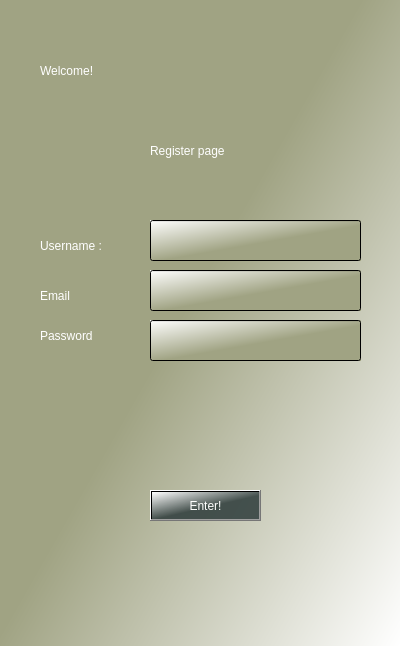
<?xml version="1.0" encoding="UTF-8"?>
<ui version="4.0">
 <class>Dialog</class>
 <widget class="QDialog" name="Dialog">
  <property name="geometry">
   <rect>
    <x>0</x>
    <y>0</y>
    <width>400</width>
    <height>646</height>
   </rect>
  </property>
  <property name="windowTitle">
   <string>Dialog</string>
  </property>
  <property name="styleSheet">
   <string notr="true">background-color: qlineargradient(spread:pad, x1:0.448864, y1:0.494, x2:1, y2:1, stop:0 rgba(160, 163, 131, 255), stop:1 rgba(255, 255, 255, 255));</string>
  </property>
  <widget class="QLabel" name="label_6">
   <property name="geometry">
    <rect>
     <x>40</x>
     <y>50</y>
     <width>161</width>
     <height>41</height>
    </rect>
   </property>
   <property name="styleSheet">
    <string notr="true">color: rgb(255, 255, 255);
font: 75 18pt &quot;MS Shell Dlg 2&quot;;
selection-color: qradialgradient(spread:pad, cx:0.5, cy:0.5, radius:0.5, fx:0.5, fy:0.5, stop:0 rgba(255, 235, 235, 206), stop:0.35 rgba(255, 188, 188, 80), stop:0.4 rgba(255, 162, 162, 80), stop:0.425 rgba(255, 132, 132, 156), stop:0.44 rgba(252, 128, 128, 80), stop:1 rgba(255, 255, 255, 0));
background-color: qlineargradient(spread:pad, x1:1, y1:1, x2:1, y2:1, stop:0 rgba(104, 86, 77, 0), stop:0.994318 rgba(255, 255, 255, 255));</string>
   </property>
   <property name="text">
    <string>Welcome!</string>
   </property>
  </widget>
  <widget class="QLabel" name="label_7">
   <property name="geometry">
    <rect>
     <x>150</x>
     <y>130</y>
     <width>101</width>
     <height>41</height>
    </rect>
   </property>
   <property name="styleSheet">
    <string notr="true">color: rgb(255, 255, 255);
font: 75 8pt &quot;MS Shell Dlg 2&quot;;
font: 12pt &quot;MS Shell Dlg 2&quot;;
selection-color: qradialgradient(spread:pad, cx:0.5, cy:0.5, radius:0.5, fx:0.5, fy:0.5, stop:0 rgba(255, 235, 235, 206), stop:0.35 rgba(255, 188, 188, 80), stop:0.4 rgba(255, 162, 162, 80), stop:0.425 rgba(255, 132, 132, 156), stop:0.44 rgba(252, 128, 128, 80), stop:1 rgba(255, 255, 255, 0));
background-color: qlineargradient(spread:pad, x1:1, y1:1, x2:1, y2:1, stop:0 rgba(104, 86, 77, 0), stop:0.994318 rgba(255, 255, 255, 255));</string>
   </property>
   <property name="text">
    <string>Register page</string>
   </property>
  </widget>
  <widget class="QLineEdit" name="email_text">
   <property name="geometry">
    <rect>
     <x>150</x>
     <y>270</y>
     <width>211</width>
     <height>41</height>
    </rect>
   </property>
   <property name="styleSheet">
    <string notr="true">background-color: qlineargradient(spread:pad, x1:0.517, y1:0.567864, x2:0, y2:0, stop:0 rgba(160, 163, 131, 255), stop:1 rgba(255, 255, 255, 255));</string>
   </property>
  </widget>
  <widget class="QLabel" name="label_8">
   <property name="geometry">
    <rect>
     <x>40</x>
     <y>230</y>
     <width>151</width>
     <height>31</height>
    </rect>
   </property>
   <property name="styleSheet">
    <string notr="true">color: rgb(255, 255, 255);
font: 12pt &quot;MS Shell Dlg 2&quot;;
selection-color: qradialgradient(spread:pad, cx:0.5, cy:0.5, radius:0.5, fx:0.5, fy:0.5, stop:0 rgba(255, 235, 235, 206), stop:0.35 rgba(255, 188, 188, 80), stop:0.4 rgba(255, 162, 162, 80), stop:0.425 rgba(255, 132, 132, 156), stop:0.44 rgba(252, 128, 128, 80), stop:1 rgba(255, 255, 255, 0));
background-color: qlineargradient(spread:pad, x1:1, y1:1, x2:1, y2:1, stop:0 rgba(104, 86, 77, 0), stop:0.994318 rgba(255, 255, 255, 255));</string>
   </property>
   <property name="text">
    <string>Username :</string>
   </property>
  </widget>
  <widget class="QLabel" name="label_9">
   <property name="geometry">
    <rect>
     <x>40</x>
     <y>280</y>
     <width>151</width>
     <height>31</height>
    </rect>
   </property>
   <property name="styleSheet">
    <string notr="true">color: rgb(255, 255, 255);
font: 12pt &quot;MS Shell Dlg 2&quot;;
selection-color: qradialgradient(spread:pad, cx:0.5, cy:0.5, radius:0.5, fx:0.5, fy:0.5, stop:0 rgba(255, 235, 235, 206), stop:0.35 rgba(255, 188, 188, 80), stop:0.4 rgba(255, 162, 162, 80), stop:0.425 rgba(255, 132, 132, 156), stop:0.44 rgba(252, 128, 128, 80), stop:1 rgba(255, 255, 255, 0));
background-color: qlineargradient(spread:pad, x1:1, y1:1, x2:1, y2:1, stop:0 rgba(104, 86, 77, 0), stop:0.994318 rgba(255, 255, 255, 255));</string>
   </property>
   <property name="text">
    <string>Email</string>
   </property>
  </widget>
  <widget class="QLineEdit" name="username_text">
   <property name="geometry">
    <rect>
     <x>150</x>
     <y>220</y>
     <width>211</width>
     <height>41</height>
    </rect>
   </property>
   <property name="styleSheet">
    <string notr="true">background-color: qlineargradient(spread:pad, x1:0.517, y1:0.567864, x2:0, y2:0, stop:0 rgba(160, 163, 131, 255), stop:1 rgba(255, 255, 255, 255));</string>
   </property>
  </widget>
  <widget class="QLineEdit" name="password_text">
   <property name="geometry">
    <rect>
     <x>150</x>
     <y>320</y>
     <width>211</width>
     <height>41</height>
    </rect>
   </property>
   <property name="styleSheet">
    <string notr="true">background-color: qlineargradient(spread:pad, x1:0.517, y1:0.567864, x2:0, y2:0, stop:0 rgba(160, 163, 131, 255), stop:1 rgba(255, 255, 255, 255));</string>
   </property>
  </widget>
  <widget class="QLabel" name="label_10">
   <property name="geometry">
    <rect>
     <x>40</x>
     <y>320</y>
     <width>151</width>
     <height>31</height>
    </rect>
   </property>
   <property name="styleSheet">
    <string notr="true">color: rgb(255, 255, 255);
font: 12pt &quot;MS Shell Dlg 2&quot;;
selection-color: qradialgradient(spread:pad, cx:0.5, cy:0.5, radius:0.5, fx:0.5, fy:0.5, stop:0 rgba(255, 235, 235, 206), stop:0.35 rgba(255, 188, 188, 80), stop:0.4 rgba(255, 162, 162, 80), stop:0.425 rgba(255, 132, 132, 156), stop:0.44 rgba(252, 128, 128, 80), stop:1 rgba(255, 255, 255, 0));
background-color: qlineargradient(spread:pad, x1:1, y1:1, x2:1, y2:1, stop:0 rgba(104, 86, 77, 0), stop:0.994318 rgba(255, 255, 255, 255));</string>
   </property>
   <property name="text">
    <string>Password</string>
   </property>
  </widget>
  <widget class="QPushButton" name="register_button">
   <property name="geometry">
    <rect>
     <x>150</x>
     <y>490</y>
     <width>111</width>
     <height>31</height>
    </rect>
   </property>
   <property name="styleSheet">
    <string notr="true">background-color: qlineargradient(spread:pad, x1:0.517, y1:0.567864, x2:0, y2:0, stop:0 rgba(43, 57, 57, 215), stop:1 rgba(255, 255, 255, 255));
color: rgb(255, 255, 255);
font: 75 12pt &quot;MS Shell Dlg 2&quot;;
color: rgb(255, 255, 255);</string>
   </property>
   <property name="text">
    <string>Enter!</string>
   </property>
  </widget>
  <widget class="QLabel" name="alert_lable">
   <property name="geometry">
    <rect>
     <x>30</x>
     <y>430</y>
     <width>351</width>
     <height>31</height>
    </rect>
   </property>
   <property name="styleSheet">
    <string notr="true">color: rgb(255, 255, 255);
font: 12pt &quot;MS Shell Dlg 2&quot;;
selection-color: qradialgradient(spread:pad, cx:0.5, cy:0.5, radius:0.5, fx:0.5, fy:0.5, stop:0 rgba(255, 235, 235, 206), stop:0.35 rgba(255, 188, 188, 80), stop:0.4 rgba(255, 162, 162, 80), stop:0.425 rgba(255, 132, 132, 156), stop:0.44 rgba(252, 128, 128, 80), stop:1 rgba(255, 255, 255, 0));
background-color: qlineargradient(spread:pad, x1:1, y1:1, x2:1, y2:1, stop:0 rgba(104, 86, 77, 0), stop:0.994318 rgba(255, 255, 255, 255));</string>
   </property>
   <property name="text">
    <string/>
   </property>
  </widget>
 </widget>
 <resources/>
 <connections/>
</ui>
